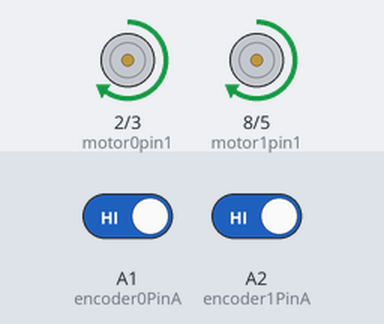
Bench run of a sketch on a simulated Arduino Uno, built with avr-gcc and run on an emulated ATmega328P. On the bench: motor-driver pin pairs drawn as motors (green arrow = first pin HIGH = forward, orange = second pin HIGH = backward, longer = more drive). The test bench sets the inputs (shaded band); at power-on: A1 (encoder0PinA) HIGH, A2 (encoder1PinA) HIGH. What the sketch prints to the serial monitor is not drawn.

Above: at 0.1 s.
At 1.1 s:
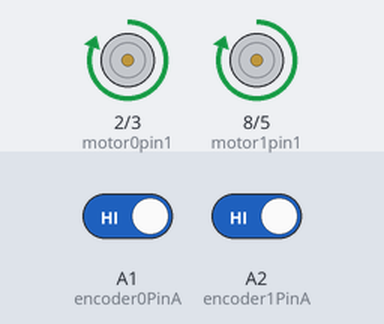
Timing chart, 0 to 2.6 s (numbered marks = the images above):
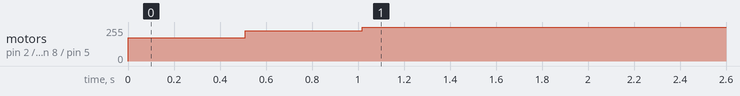

The sketch:

PID_manual_2.ino
```cpp
#include <elapsedMillis.h>

elapsedMillis timeElapsed;

int val;
int encoder0PinA = A1; //J3 motor on board
//int encoder0PinB = 4;
int encoder0Pos = 0;
int encoder0PinALast = LOW;

int encoder1PinA = A2; //J4 motor on board
 int encoder1Pos = 0;
int encoder1PinALast = LOW;

int encoderCountpRev = 360;
int setpoint = 120; //(degrees/sec)
double Integral0 = 0;
double Integral1 = 0;
int n = LOW;
int m = LOW;

int motor0pin1 = 2; // J3 on Board
int motor0pin2 = 3; //pwm pin
int pwm0 = 80; //123
int digital0 = 1; //0?

int motor1pin1 = 8; // J4 on Board
int motor1pin2 = 5; //pwm pin
int pwm1 = 80; //123
int digital1 = 1; //0?

int encoder0PrevCount = 0;
int lastSpeed0 = 0;
int encoder1PrevCount = 0;
int lastSpeed1 = 0;

double timeSec = .5;

double kP = 0.25;//0.20 or .15
double kI = 0.2;//0.01 or .05
double kD = 0.211;//0.01 or .01

void setup() {
  pinMode (encoder0PinA, INPUT);
  //  pinMode (encoder0PinB, INPUT);
  pinMode (motor0pin1, OUTPUT);
  pinMode (motor0pin2, OUTPUT);

  pinMode (encoder1PinA, INPUT);
  //pinMode (encoder1PinB, INPUT);
  pinMode (motor1pin1, OUTPUT);
  pinMode (motor1pin2, OUTPUT);

  // attachInterrupt(0, countInterrupt0, CHANGE);
  // attachInterrupt(1, countInterrupt1, CHANGE);
  Serial.begin (115200);
}

void loop() {
   if (digital0 == 1)
    digitalWrite( motor0pin1, HIGH);
  else digitalWrite( motor0pin1, LOW);
  analogWrite( motor0pin2, pwm0);

  if (digital1 == 1)
    digitalWrite( motor1pin1, HIGH);
  else digitalWrite( motor1pin1, LOW);
  analogWrite( motor1pin2, pwm1);


  timeElapsed = 0;
  //calculateSpeed();
  while ( timeElapsed < 500 ) {

    n = digitalRead(encoder0PinA);
    if ((encoder0PinALast == LOW) && (n == HIGH)) {
      encoder0Pos++;
    }
    //Serial.print (encoder0Pos);
    //Serial.print ("/");

    encoder0PinALast = n;

    m = digitalRead(encoder1PinA);
    if ((encoder1PinALast == LOW) && (m == HIGH)) {
      encoder1Pos++;
    }
    // Serial.print (encoder1Pos);
    //Serial.print ("/");

    encoder1PinALast = m;

  }

  //unsigned long CurrentTime = millis();
  //unsigned long ElapsedTime = CurrentTime - StartTime;
  timeSec = 1.0 ;//(double)( ElapsedTime * .001);
  Serial.print( "Time: ");
  Serial.println(timeSec); // time needs to be fixed
  adjustPWM();
  Serial.println(" ");

}

void adjustPWM() {
  int speedNow0 = calculateSpeed0();
  int error0 = setpoint - speedNow0;
  double dError0 = ((double)speedNow0 - (double)lastSpeed0) / timeSec;
  Integral0 += (double) error0;

  int speedNow1 = calculateSpeed1();
  int error1 = setpoint - speedNow1;
  double dError1 = ((double)speedNow1 - (double)lastSpeed1) / timeSec;
  Integral1 += (double) error1;

  if (Integral0 > 255) Integral0 = 255;
  else if (Integral0 < 0) Integral0 = 0;
  Serial.print("Integral0: ");
  Serial.println( Integral0);

  if (Integral1 > 255) Integral1 = 255;
  else if (Integral1 < 0) Integral1 = 0;
  Serial.print("Integral1: ");
  Serial.println( Integral1);

  int adjust0 = (kP * (double)error0) + kI * Integral0 + kD * dError0;
  int adjust1 = (kP * (double)error1) + kI * Integral1 + kD * dError1;

  if (digital0 == 0) pwm0 += adjust0;
  else pwm0 -= adjust0;

  if (digital1 == 0) pwm1 += adjust1;
  else pwm1 -= adjust1;

  if (pwm0 > 255) pwm0 = 255;
  else if (pwm0 < 0) pwm0 = 0;

  if (pwm1 > 255) pwm1 = 255;
  else if (pwm1 < 0) pwm1 = 0;

  lastSpeed0 = speedNow0;
  lastSpeed1 = speedNow1;

  Serial.print("adjustment0: ");
  Serial.println( adjust0);
  Serial.print("PWM0: ");
  Serial.println( pwm0 );

  Serial.print("adjustment1: ");
  Serial.println( adjust1);
  Serial.print("PWM1: ");
  Serial.println( pwm1 );
}


int calculateSpeed0() {
  int speedDetect = (encoder0Pos - encoder0PrevCount) / timeSec;
  Serial.print("Encoder0pos: ");
  Serial.print( encoder0Pos );
  Serial.print("  ");
  Serial.println( encoder0PrevCount);
  encoder0PrevCount = encoder0Pos;
  Serial.print( "Speed0: ");
  Serial.println( speedDetect);
  return speedDetect;
}

int calculateSpeed1() {
  int speedDetect = (encoder1Pos - encoder1PrevCount) / timeSec;
  Serial.print("Encoder0pos: ");
  Serial.print( encoder1Pos);
  Serial.print("  ");
  Serial.println( encoder1PrevCount);
  encoder1PrevCount = encoder1Pos;
  Serial.print( "Speed1: ");
  Serial.println( speedDetect);
  return speedDetect;
}

/*void countInterrupt0() {
  n = digitalRead(encoder0PinA);
  if ((encoder0PinALast == LOW) && (n == HIGH)) {
    if (digitalRead(encoder0PinB) == LOW) {
      encoder0Pos--;
    } else {
      encoder0Pos++;
    }
    //Serial.print (encoder0Pos);
    //Serial.print ("/");
  }
  encoder0PinALast = n;
  }

  void countInterrupt1() {
  n = digitalRead(encoder1PinA);
  if ((encoder1PinALast == LOW) && (n == HIGH)) {
    if (digitalRead(encoder1PinB) == LOW) {
      encoder1Pos--;
    } else {
      encoder1Pos++;
    }
    // Serial.print (encoder1Pos);
    //Serial.print ("/");
  }
  encoder1PinALast = n;
  }
*/
```

Measured:
- by itself, motor on pin 2 (motor0pin1) / pin 3 (motor0pin2), motor on pin 8 (motor1pin1) / pin 5 (motor1pin2): stopped → forward 175/255 at 0.00 s, → forward 228/255 0.51 s later, → forward 255/255 0.51 s later
